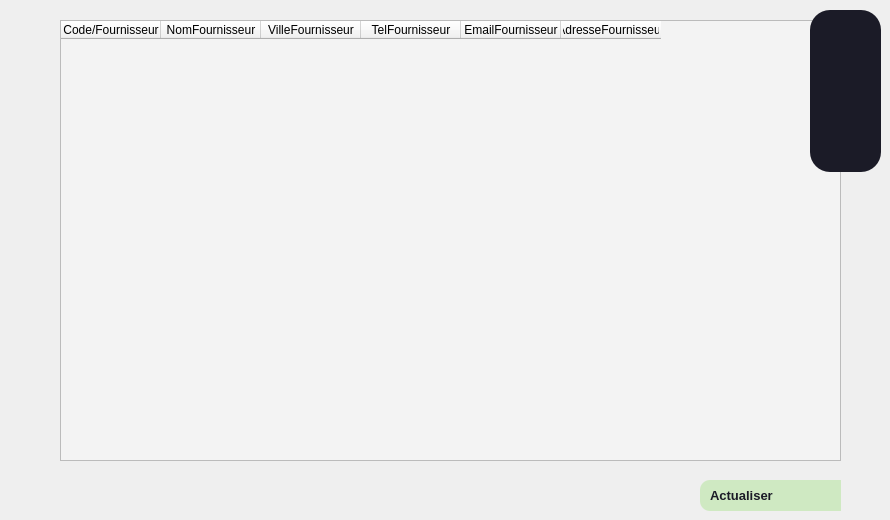
             <widget class="QWidget" name="four_2">
              <widget class="QFrame" name="frame_11">
               <property name="geometry">
                <rect>
                 <x>810</x>
                 <y>10</y>
                 <width>71</width>
                 <height>162</height>
                </rect>
               </property>
               <property name="styleSheet">
                <string notr="true">border-radius:20px;
background-color: #1b1b27;</string>
               </property>
               <property name="frameShape">
                <enum>QFrame::StyledPanel</enum>
               </property>
               <property name="frameShadow">
                <enum>QFrame::Raised</enum>
               </property>
               <layout class="QVBoxLayout" name="verticalLayout_10">
                <item>
                 <widget class="QPushButton" name="pushButton_18">
                  <property name="cursor">
                   <cursorShape>PointingHandCursor</cursorShape>
                  </property>
                  <property name="text">
                   <string/>
                  </property>
                  <property name="icon">
                   <iconset>
                    <normaloff>icons/icons8-plus-50.png</normaloff>icons/icons8-plus-50.png</iconset>
                  </property>
                  <property name="iconSize">
                   <size>
                    <width>32</width>
                    <height>32</height>
                   </size>
                  </property>
                 </widget>
                </item>
                <item>
                 <widget class="QPushButton" name="pushButton_19">
                  <property name="cursor">
                   <cursorShape>PointingHandCursor</cursorShape>
                  </property>
                  <property name="text">
                   <string/>
                  </property>
                  <property name="icon">
                   <iconset>
                    <normaloff>icons/icons8-supprimer-la-propriété-50.png</normaloff>icons/icons8-supprimer-la-propriété-50.png</iconset>
                  </property>
                  <property name="iconSize">
                   <size>
                    <width>32</width>
                    <height>32</height>
                   </size>
                  </property>
                 </widget>
                </item>
                <item>
                 <widget class="QPushButton" name="pushButton_20">
                  <property name="cursor">
                   <cursorShape>PointingHandCursor</cursorShape>
                  </property>
                  <property name="text">
                   <string/>
                  </property>
                  <property name="icon">
                   <iconset>
                    <normaloff>icons/icons8-modifier-64.png</normaloff>icons/icons8-modifier-64.png</iconset>
                  </property>
                  <property name="iconSize">
                   <size>
                    <width>32</width>
                    <height>32</height>
                   </size>
                  </property>
                 </widget>
                </item>
               </layout>
              </widget>
              <widget class="QTableWidget" name="tableWidget_4">
               <property name="geometry">
                <rect>
                 <x>60</x>
                 <y>20</y>
                 <width>781</width>
                 <height>441</height>
                </rect>
               </property>
               <property name="styleSheet">
                <string notr="true">background-color: rgb(243, 243, 243);</string>
               </property>
               <column>
                <property name="text">
                 <string>Code/Fournisseur</string>
                </property>
               </column>
               <column>
                <property name="text">
                 <string>NomFournisseur</string>
                </property>
               </column>
               <column>
                <property name="text">
                 <string>VilleFournisseur</string>
                </property>
               </column>
               <column>
                <property name="text">
                 <string>TelFournisseur</string>
                </property>
               </column>
               <column>
                <property name="text">
                 <string>EmailFournisseur</string>
                </property>
               </column>
               <column>
                <property name="text">
                 <string>AdresseFournisseur</string>
                </property>
               </column>
              </widget>
              <widget class="QPushButton" name="pushButton_21">
               <property name="geometry">
                <rect>
                 <x>700</x>
                 <y>480</y>
                 <width>141</width>
                 <height>31</height>
                </rect>
               </property>
               <property name="font">
                <font>
                 <pointsize>10</pointsize>
                 <weight>75</weight>
                 <bold>true</bold>
                </font>
               </property>
               <property name="cursor">
                <cursorShape>PointingHandCursor</cursorShape>
               </property>
               <property name="styleSheet">
                <string notr="true">font-weight:bold;
background-color: #CFE9C2;
text-align:left;
padding:5px 10px;
border-top-left-radius:10px;
border-bottom-left-radius:10px;
color:#1b1b27;</string>
               </property>
               <property name="text">
                <string>Actualiser</string>
               </property>
              </widget>
              <zorder>tableWidget_4</zorder>
              <zorder>frame_11</zorder>
              <zorder>pushButton_21</zorder>
             </widget>
